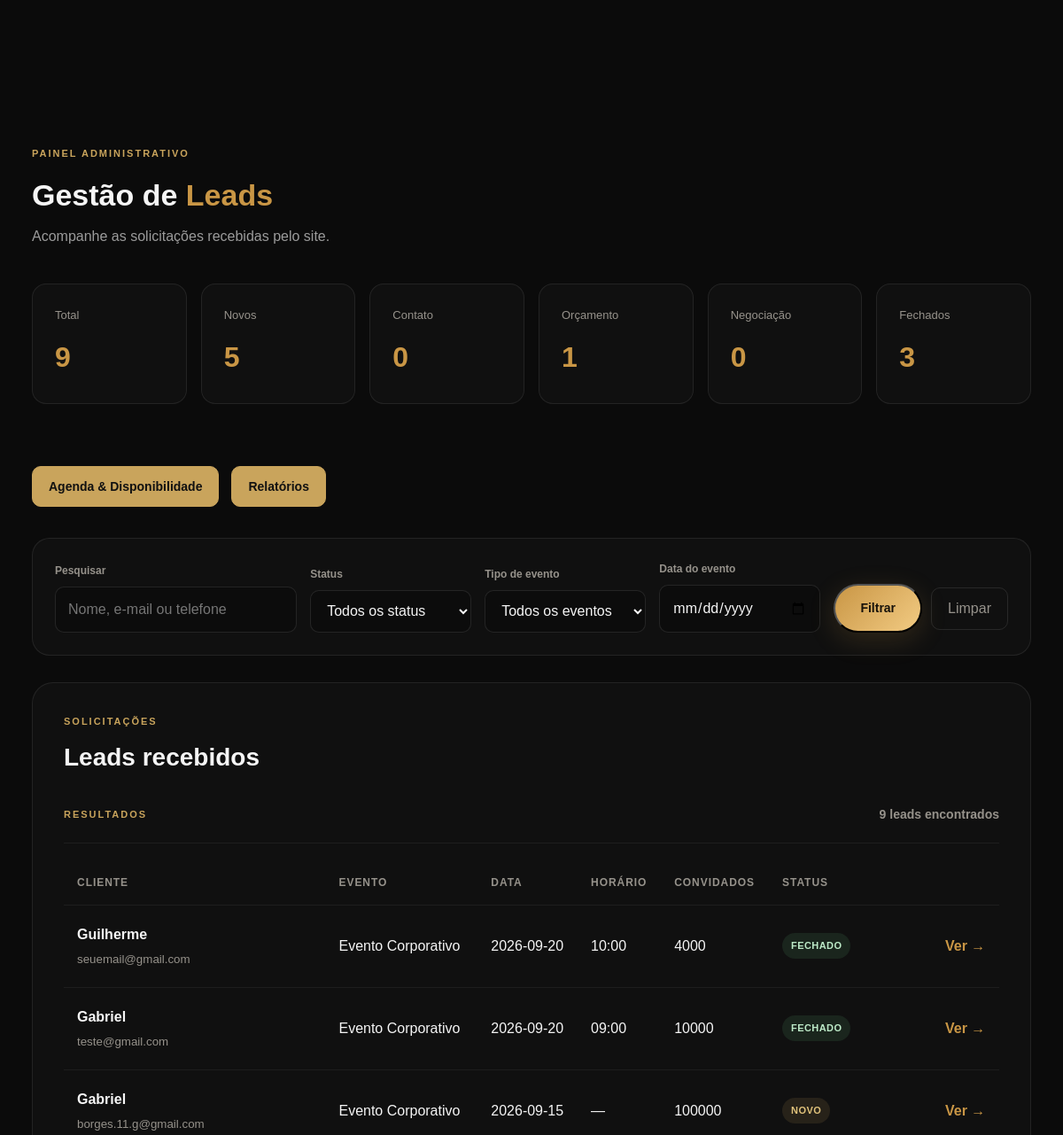
Page /admin/ (signed in, upper part) on the earlier database version.
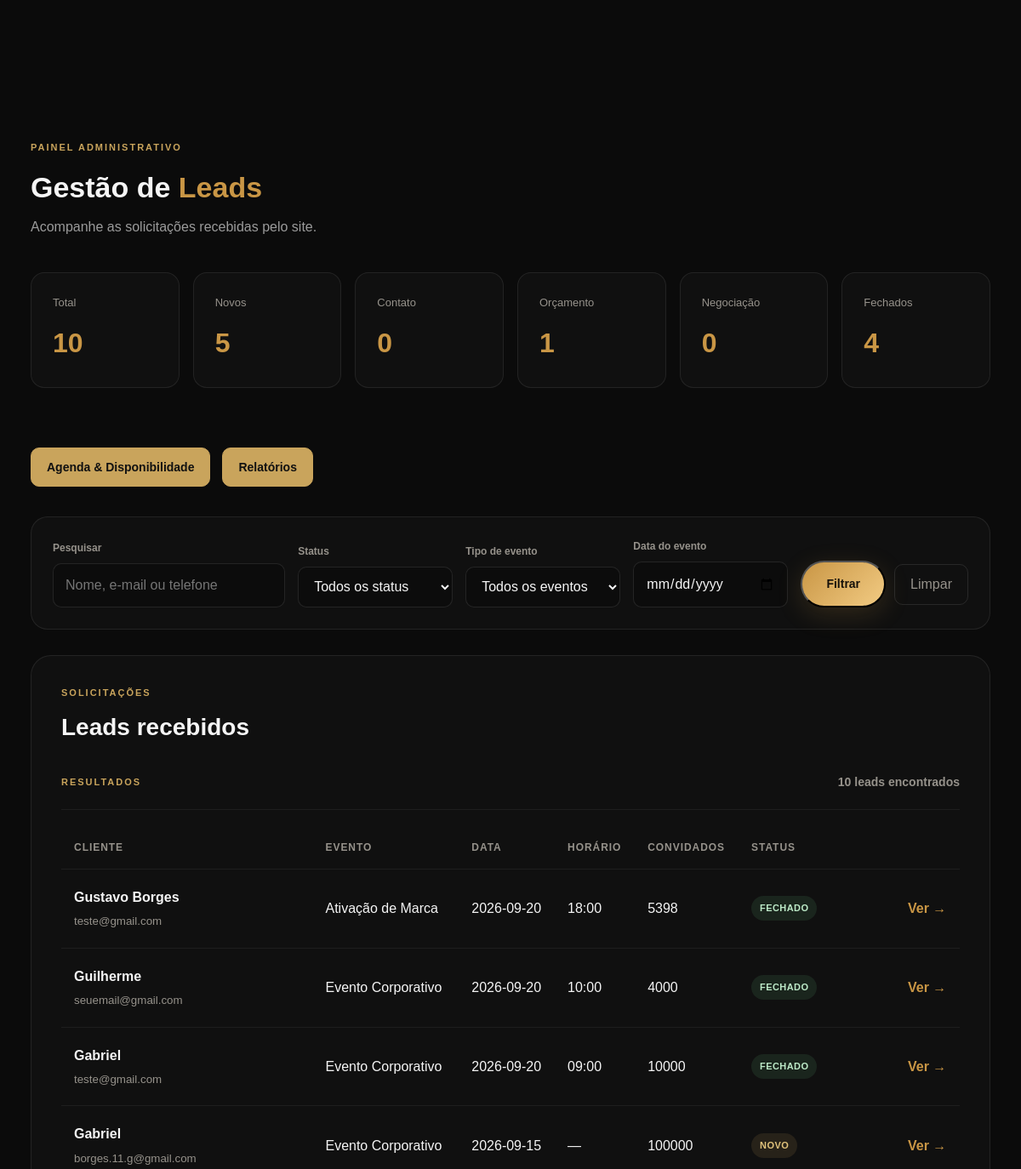
Same page on the later database version.
### tables this page shows
CREATE TABLE leads (

            id INTEGER PRIMARY KEY AUTOINCREMENT,

            name TEXT NOT NULL,

            email TEXT NOT NULL,

            phone TEXT NOT NULL,

            event_type TEXT NOT NULL,

            event_date TEXT,

            event_location TEXT,

            guest_count INTEGER,

            details TEXT,

            status TEXT NOT NULL DEFAULT 'NOVO',

            created_at TIMESTAMP DEFAULT CURRENT_TIMESTAMP

        , notes TEXT, event_time TEXT, availability_id INTEGER);

### routes/admin.py (the view, shortened to what this page needs)
@admin_bp.route("/")
@login_required
def dashboard():
    search = request.args.get("search", "").strip()
    status_filter = request.args.get("status", "").strip()
    event_filter = request.args.get("event_type", "").strip()
    date_filter = request.args.get("event_date", "").strip()
    connection = get_connection()
    cursor = connection.cursor()
    cursor.execute("""
        SELECT
            COUNT(*) AS total,

            SUM(
                CASE
                    WHEN status = 'NOVO'
                    THEN 1 ELSE 0
                END
            ) AS novos,

            SUM(
                CASE
                    WHEN status = 'CONTATO REALIZADO'
                    THEN 1 ELSE 0
                END
            ) AS contato,

            SUM(
                CASE
                    WHEN status = 'ORÇAMENTO ENVIADO'
                    THEN 1 ELSE 0
                END
            ) AS orcamento,

            SUM(
                CASE
                    WHEN status = 'NEGOCIAÇÃO'
                    THEN 1 ELSE 0
                END
            ) AS negociacao,

            SUM(
                CASE
                    WHEN status = 'FECHADO'
                    THEN 1 ELSE 0
                END
            ) AS fechados

        FROM leads
    """)
    stats = cursor.fetchone()
    query = """
        SELECT *
        FROM leads
        WHERE 1 = 1
    """
    params = []
    if status_filter:
        query += " AND status = ?"
        params.append(status_filter)
    if event_filter:
        query += " AND event_type = ?"
        params.append(event_filter)
    if date_filter:
        query += " AND event_date = ?"
        params.append(date_filter)
    query += " ORDER BY created_at DESC"
    cursor.execute(query, params)
    leads = cursor.fetchall()
    connection.close()
    return render_template(
        "admin/dashboard.html",
        stats=stats,
        leads=leads,
        search=search,
        status_filter=status_filter,
        event_filter=event_filter,
        date_filter=date_filter
    )

### auth_utils.py (called while the page is built, shortened)
def login_required(view):
    @wraps(view)
    def wrapped_view(*args, **kwargs):
        return view(*args, **kwargs)
    return wrapped_view

### database/database.py (called while the page is built)
def get_connection():
    connection = sqlite3.connect(DATABASE)
    connection.row_factory = sqlite3.Row
    return connection

### templates/admin/dashboard.html (shortened to what the changed rows need)
{% extends "base.html" %}
{% block content %}
{% block extra_css %}
<link rel="stylesheet" href="{{ url_for('static', filename='css/admin.css') }}">
{% endblock %}
<section class="admin-page">
    <div class="admin-container">
        <div class="admin-header">
            <div>
                <h1>
                    Gestão de <span>Leads</span>
                </h1>
            </div>
        </div>
        <div class="admin-stats">
            <div class="admin-stat">
                <span>Total</span>
                <strong>{{ stats["total"] or 0 }}</strong>
            </div>
            <div class="admin-stat">
                <span>Fechados</span>
                <strong>{{ stats["fechados"] or 0 }}</strong>
            </div>
        </div>
        <div class="admin-section">
            <div class="admin-section-header">
                <div>
                    <h2>
                        Leads recebidos
                    </h2>
                </div>
            </div>
            <div class="results-header">
                <span class="admin-label">
                    RESULTADOS
                </span>
                <strong>
                    {{ leads|length }}
                    {% if leads|length == 1 %}
                    lead encontrado
                    {% else %}
                    leads encontrados
                    {% endif %}
                </strong>
            </div>
            {% if leads %}
            <div class="leads-table-wrapper">
                <table class="leads-table">
                    <thead>
                        <tr>
                            <th>
                                Cliente
                            </th>
                            <th>
                                Evento
                            </th>
                            <th>
                                Data
                            </th>
                            <th>
                                Horário
                            </th>
                            <th>
                                Convidados
                            </th>
                            <th>
                                Status
                            </th>
                            <th>
                            </th>
                        </tr>
                    </thead>
                    <tbody>
                        {% for lead in leads %}
                        <tr>
                            <td>
                                <strong>
                                    {{ lead["name"] }}
                                </strong>
                                <small>
                                    {{ lead["email"] }}
                                </small>
                            </td>
                            <td>
                                {{ lead["event_type"] }}
                            </td>
                            <td>
                                {{ lead["event_date"] or "—" }}
                            </td>
                            <td>
                                {{ lead["event_time"] or "—" }}
                            </td>
                            <td>
                                {{ lead["guest_count"] or "—" }}
                            </td>
                            <td>
                                <span class="status status-{{ lead['status']|lower|replace(' ', '-') }}">
                                    {{ lead["status"] }}
                                </span>
                            </td>
                            <td>
                                <a href="{{ url_for('admin.lead_detail', lead_id=lead['id']) }}"
                                    class="admin-view-button">
                                    Ver →
                                </a>
                            </td>
                        </tr>
                        {% endfor %}
                    </tbody>
                </table>
            </div>
            {% endif %}
        </div>
    </div>
</section>
{% endblock %}

Differences in the rows shown:
added leads: name "Gustavo Borges", email "teste@gmail.com", event_type "Ativação de Marca", event_date "2026-09-20", event_time "18:00", guest_count "5398", status "FECHADO"
Other differences:
{{ stats["total"] or 0 }}: "9" → "10"
{{ stats["fechados"] or 0 }}: "3" → "4"
{{ leads|length }}: "9" → "10"
